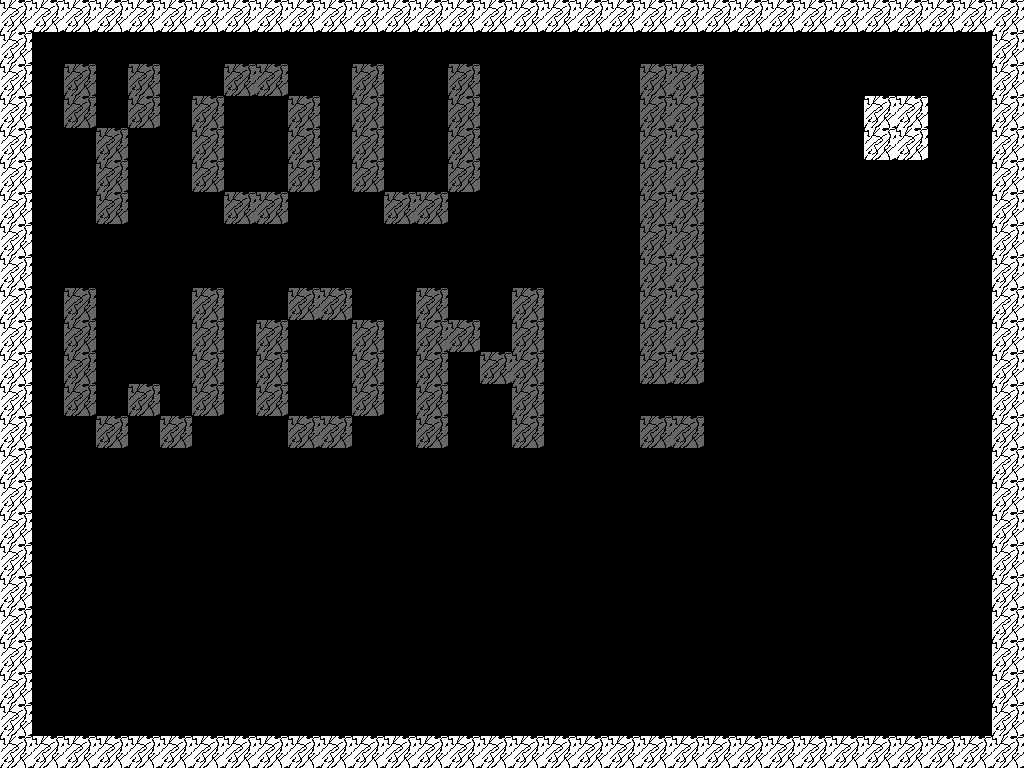

This is a level from a 2D game, rendered from its Tiled map with the project's own tilesets. A one-line summary and the map file follow, with tile-layer data summarised:
An orthogonal 32x24 tile map with 32x32 px tiles, 2 tile layers (Tile Layer 1, walls) and 4 objects (player2, wizard, dialogue).

<map version="1.2" tiledversion="1.2.4" orientation="orthogonal" renderorder="right-down" width="32" height="24" tilewidth="32" tileheight="32" infinite="0" nextlayerid="4" nextobjectid="6">
 <tileset firstgid="1" source="wall.tsx" />
 <layer id="1" name="Tile Layer 1" width="32" height="24" opacity="0.4">
  <data>[768 cells, 190 non-empty, 1 distinct tile ids]</data>
 </layer>
 <layer id="2" name="walls" width="32" height="24">
  <data>[768 cells, 112 non-empty, 1 distinct tile ids]</data>
 </layer>
 <objectgroup id="3" name="obj">
  <object id="1" name="player2" x="492" y="570">
   <point />
  </object>
  <object id="2" name="wizard" x="868" y="96">
   <point />
  </object>
  <object id="4" name="dialogue" x="833.333" y="64" width="126.667" height="193.333">
   <properties>
    <property name="dialogue" value="Thank you for playing!" />
   </properties>
  </object>
  <object id="5" x="1017.33" y="952" />
 </objectgroup>
</map>
